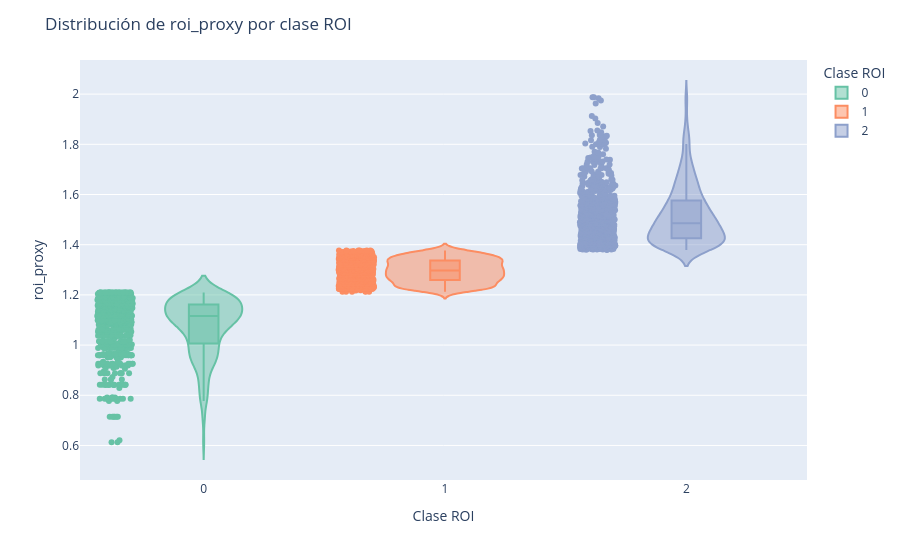

Here is the notebook cell this chart was saved with:
### Markdown cell above
Distribución de **`roi_proxy`** con respecto a **`roi_class`**

### Code cell
fig = px.violin(
    df_tablon,
    x="roi_class",
    y="roi_proxy",
    color="roi_class",  # ← clave para el colormap
    box=True,
    points="all",
    category_orders={
        "roi_class": sorted(df_tablon["roi_class"].dropna().unique())
    },
    color_discrete_sequence=px.colors.qualitative.Set2
)

fig.update_layout(
    title="Distribución de roi_proxy por clase ROI",
    xaxis_title="Clase ROI",
    yaxis_title="roi_proxy",
    legend_title="Clase ROI"
)

fig.show()

### Figure 1 — Plotly figure (JSON) as saved in the notebook; plotly's stock layout.template omitted (floating-point values rounded to 4 significant figures; data arrays with more than 128 entries replaced by an {"elided": "..."} marker saying what was removed)
{"data": [{"alignmentgroup": "True", "box": {"visible": true}, "hovertemplate": "roi_class=%{x}<br>roi_proxy=%{y}<extra></extra>", "legendgroup": "0", "marker": {"color": "rgb(102,194,165)"}, "name": "0", "offsetgroup": "0", "orientation": "v", "points": "all", "scalegroup": "True", "showlegend": true, "type": "violin", "x": {"elided": "657 int values"}, "x0": " ", "xaxis": "x", "y": {"elided": "657 float values"}, "y0": " ", "yaxis": "y"}, {"alignmentgroup": "True", "box": {"visible": true}, "hovertemplate": "roi_class=%{x}<br>roi_proxy=%{y}<extra></extra>", "legendgroup": "1", "marker": {"color": "rgb(252,141,98)"}, "name": "1", "offsetgroup": "1", "orientation": "v", "points": "all", "scalegroup": "True", "showlegend": true, "type": "violin", "x": {"elided": "663 int values"}, "x0": " ", "xaxis": "x", "y": {"elided": "663 float values"}, "y0": " ", "yaxis": "y"}, {"alignmentgroup": "True", "box": {"visible": true}, "hovertemplate": "roi_class=%{x}<br>roi_proxy=%{y}<extra></extra>", "legendgroup": "2", "marker": {"color": "rgb(141,160,203)"}, "name": "2", "offsetgroup": "2", "orientation": "v", "points": "all", "scalegroup": "True", "showlegend": true, "type": "violin", "x": {"elided": "680 int values"}, "x0": " ", "xaxis": "x", "y": {"elided": "680 float values"}, "y0": " ", "yaxis": "y"}], "layout": {"legend": {"title": {"text": "Clase ROI"}, "tracegroupgap": 0}, "margin": {"t": 60}, "title": {"text": "Distribución de roi_proxy por clase ROI"}, "violinmode": "overlay", "xaxis": {"anchor": "y", "categoryarray": [0, 1, 2], "categoryorder": "array", "domain": [0, 1], "title": {"text": "Clase ROI"}}, "yaxis": {"anchor": "x", "domain": [0, 1], "title": {"text": "roi_proxy"}}}}
